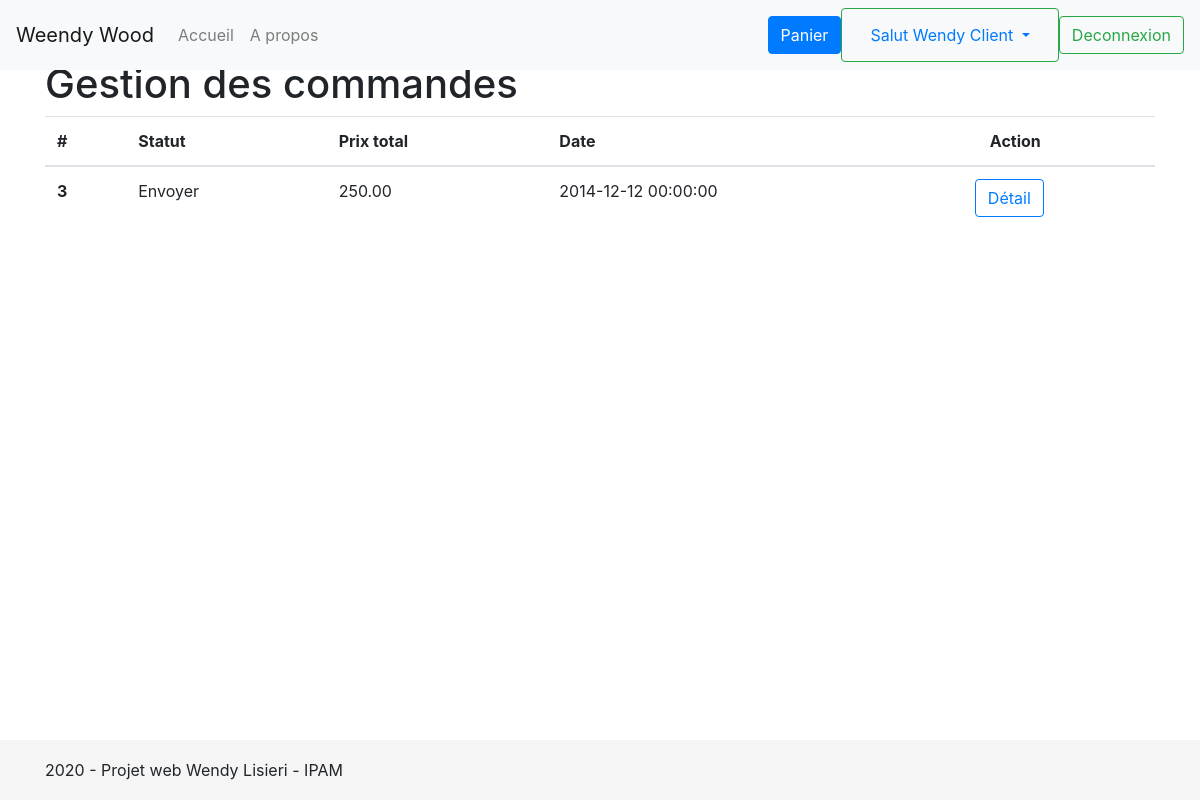
The app's page /clientCommande (signed in) with its own data.
### tables this page shows
CREATE TABLE enTeteCommande(idEnTeteCommande INT PRIMARY KEY AUTO_INCREMENT, idUtilisateur INT, idStatut INT, prixTotal NUMERIC (10,2), dateCommande DATETIME, FOREIGN KEY (idUtilisateur) REFERENCES utilisateurs (idUtilisateur), FOREIGN KEY (idStatut) REFERENCES statut (idStatut));

CREATE TABLE statut(idStatut INT PRIMARY KEY AUTO_INCREMENT, nomStatut VARCHAR(255));

### controllers/clientCommande.php (called while the page is built, shortened)
<?php
require 'models/commande.php';
$commandes = getEnTeteCommandes_idUtilisateur($_SESSION['idUtilisateur']);
include 'views/clientCommande.php';
?>

### models/commande.php (called while the page is built, shortened)
<?php
function getEnTeteCommandes_idUtilisateur($idUtilisateur) {
    $db = getDb();
	$reponse = $db->prepare('SELECT e.idEnTeteCommande,e.idUtilisateur, s.nomStatut, e.prixTotal, e.dateCommande
		FROM enTeteCommande as e
		INNER JOIN statut AS s
			ON e.idStatut = s.idStatut
		WHERE e.idUtilisateur = :idUtilisateur
		order by e.dateCommande desc');
    $reponse->execute(array('idUtilisateur' => $idUtilisateur));
    $donnees = $reponse->fetchAll();
    return $donnees;
}
?>

### views/clientCommande.php (the view, shortened to what this page needs)
<table class="table">
    <thead>
        <tr>
            <th scope="col">#</th>
            <th scope="col">Statut</th>
			<th scope="col">Prix total</th>
			<th scope="col">Date</th>
            <th scope="col">Action</th>
        </tr>
    </thead>
    <tbody>
        <?php foreach($commandes as $commande):?>
				<tr>
					<th scope="row"><?=$commande['idEnTeteCommande']?></th>
					<td><?=$commande['nomStatut']?></td>
					<td><?=$commande['prixTotal']?></td>
					<td><?=$commande['dateCommande']?></td>
					<td>
						<div class="row">
							<form method ='post' action="detailsCommandes">
									<button class="btn btn-outline-primary" type="submit">Détail</button>
							</form>
						</div>
					</td>
				</tr>
        <?php endforeach ?>
    </tbody>
</table>
<?php
include 'includes/layout.php';
?>

### css/sticky-footer-navbar.css (style rules this page uses)
html { position: relative; min-height: 100%; }
body { margin-bottom: 60px; }

### records on screen
entetecommande: idEnTeteCommande "3", idStatut.nomStatut "Envoyer", prixTotal "250.00", dateCommande "2014-12-12 00:00:00"

### other values on screen
$_SESSION['prenom'] "Wendy"
$_SESSION['nom'] "Client"
$title "Gestion des commandes"
